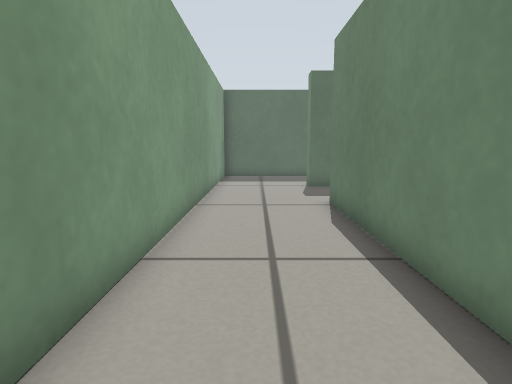
view 1 (above)

20 first-person views from a walk through a Gazebo world. The camera is 0.37 m above the floor, tilts 8° down and sees 75° across. The floor is counted in squares, 0.2 m on a side. Each view is taken from the middle of a square. On the plan, view 1 faces up. The plan holds only what a view shows up to about 17 squares ahead; the rest is blank.

view 2
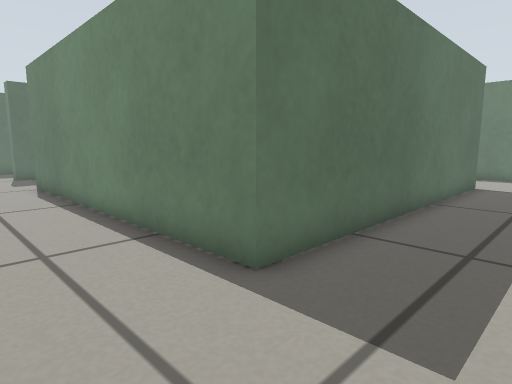

view 3
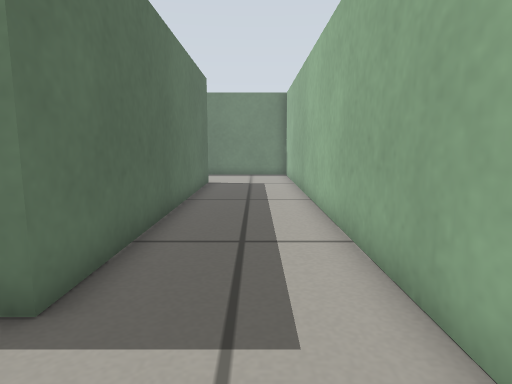

view 4
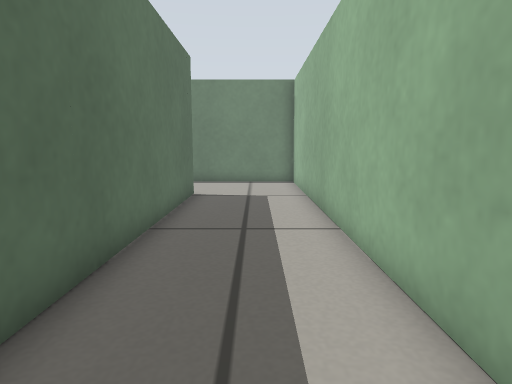

view 5
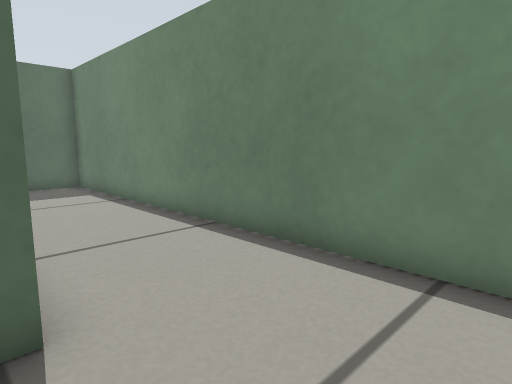

view 6
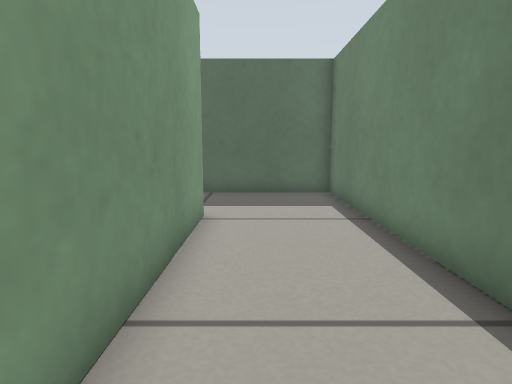

view 7
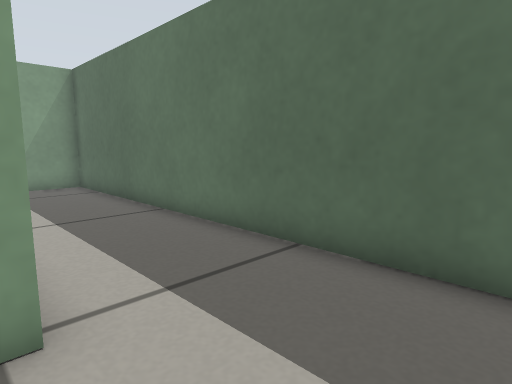

view 8
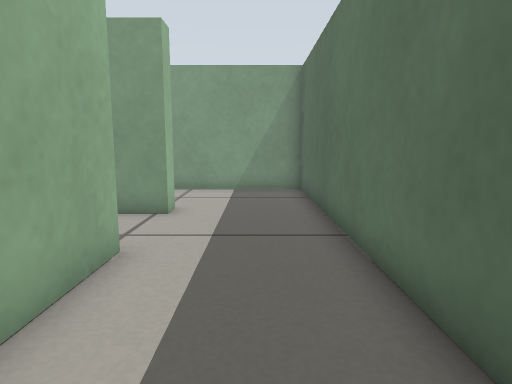

view 9
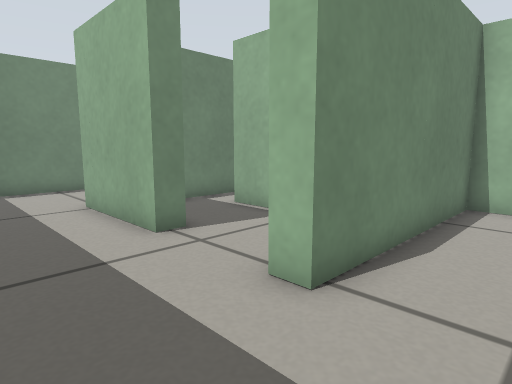

view 10
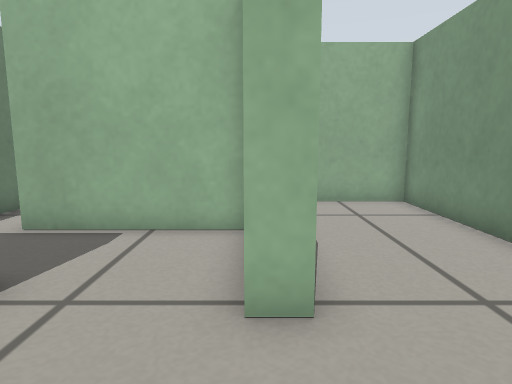

view 11
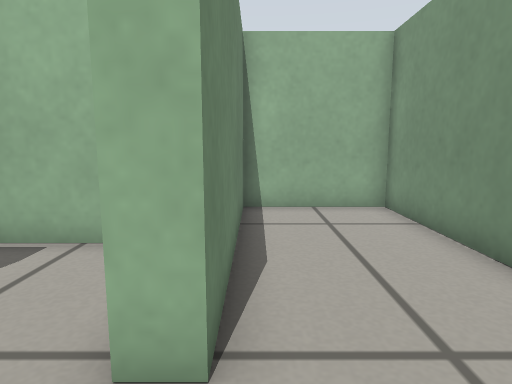

view 12
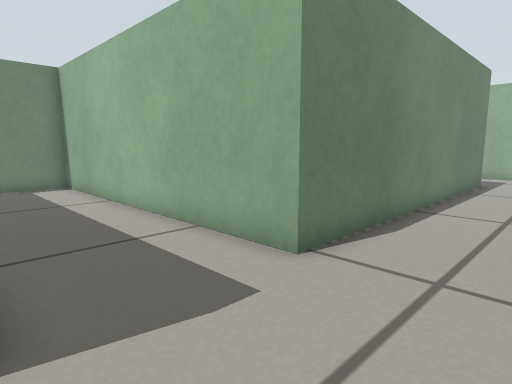

view 13
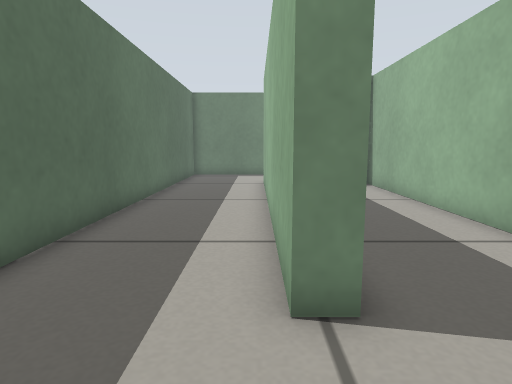

view 14
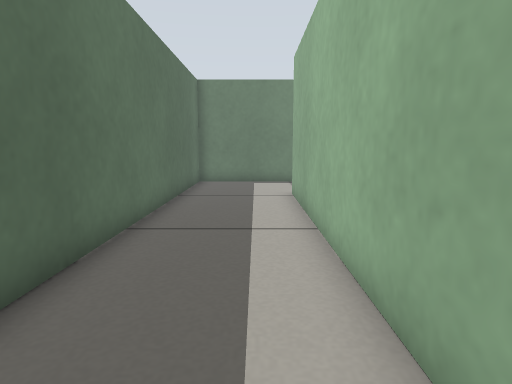

view 15
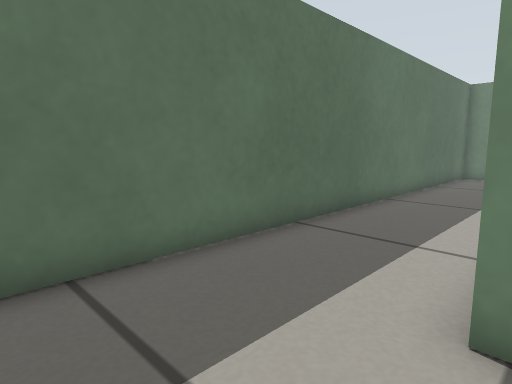

view 16
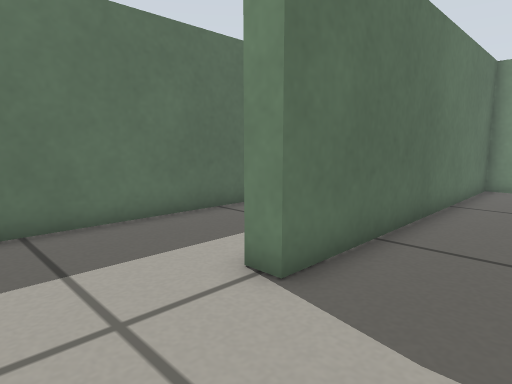

view 17
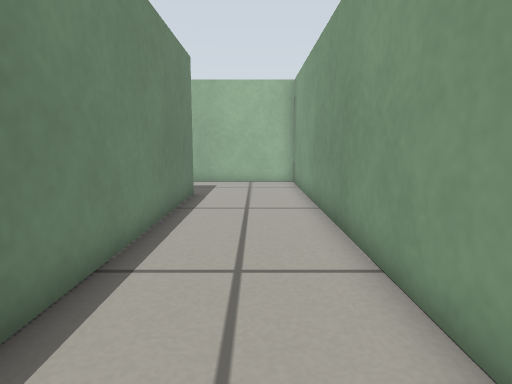

view 18
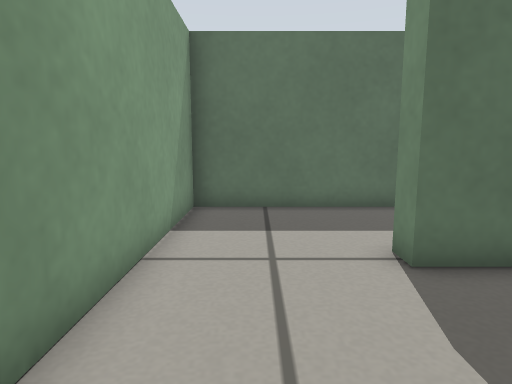

view 19
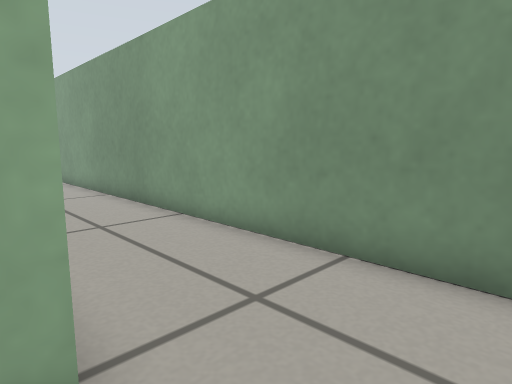

view 20
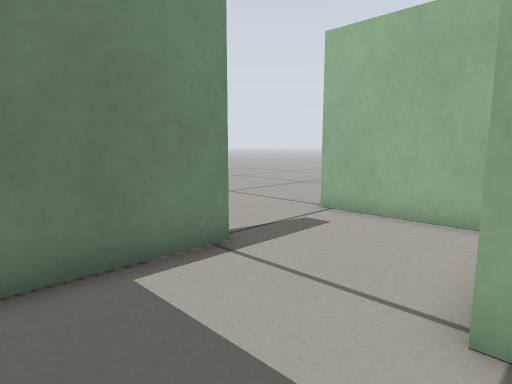

### Floor plan
Ten units are one square. View 1 is at (0, 0); x grows to the right and y downward. Boxes are objects, and circles mark ways between rooms. Rooms are numbered by the first view taken in them; rooms with no view inside come last. Other rooms are left out.
<svg viewBox="-24 -204 229 278">
<path fill="none" stroke="#000" d="M74 -56 81 -56 81 -42M114 -48 114 -56 156 -56 156 14M158 26 24 26 24 -106 149 -106 149 -149 24 -149M-19 -144 -19 69 199 69 199 -99 75 -99M75 -99 31 -99 31 19 74 19 74 -56M24 -149 24 -156 156 -156M199 -147 199 -199 -19 -199 -19 -144M165 -106 194 -106M83 -19 131 -19"/>
<circle cx="80" cy="-75" r="3" fill="#2a7"/>
<circle cx="5" cy="-150" r="3" fill="#2a7"/>
<circle cx="100" cy="-50" r="3" fill="#2a7"/>
<circle cx="175" cy="-150" r="3" fill="#2a7"/>
<text x="90" y="-50">1</text>
<text x="50" y="-40">2</text>
<text x="90" y="-170">3</text>
<text x="170" y="-130">4</text>
<text x="110" y="-40">5</text>
</svg>
Room 1 opens to room 2. Room 1 opens to room 3. Room 1 opens to room 5. Room 3 opens to room 4.

Where each view was taken, in squares from view 1:
view 1: 0 up, 0 right, facing up
view 2: 6 down, 1 left, facing up-right
view 3: 5 down, 1 left, facing right
view 4: 5 down, 3 right, facing right
view 5: 6 down, 15 right, facing up-right
view 6: 3 down, 17 right, facing up
view 7: 5 up, 19 right, facing up-left
view 8: 8 up, 17 right, facing left
view 9: 9 up, 5 right, facing down-right
view 10: 9 up, 8 right, facing down
view 11: 8 up, 7 right, facing down
view 12: 15 up, 1 left, facing down-right
view 13: 16 up, 1 left, facing right
view 14: 17 up, 3 right, facing right
view 15: 15 up, 1 left, facing up-right
view 16: 12 up, 1 left, facing up-right
view 17: 10 up, 0 right, facing down
view 18: 10 up, 0 right, facing up
view 19: 13 up, 3 right, facing down-left
view 20: 19 up, 15 right, facing down-right
